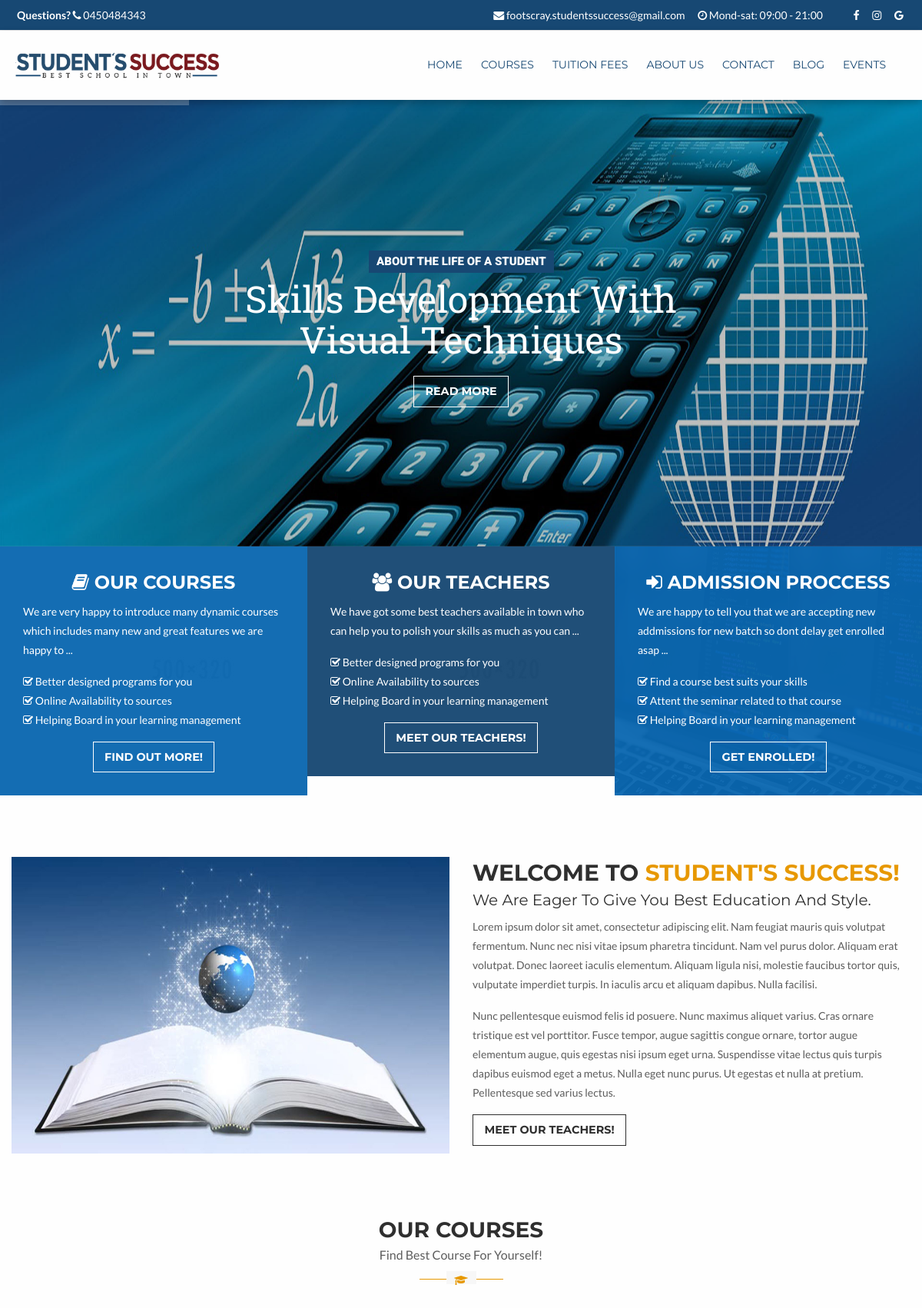
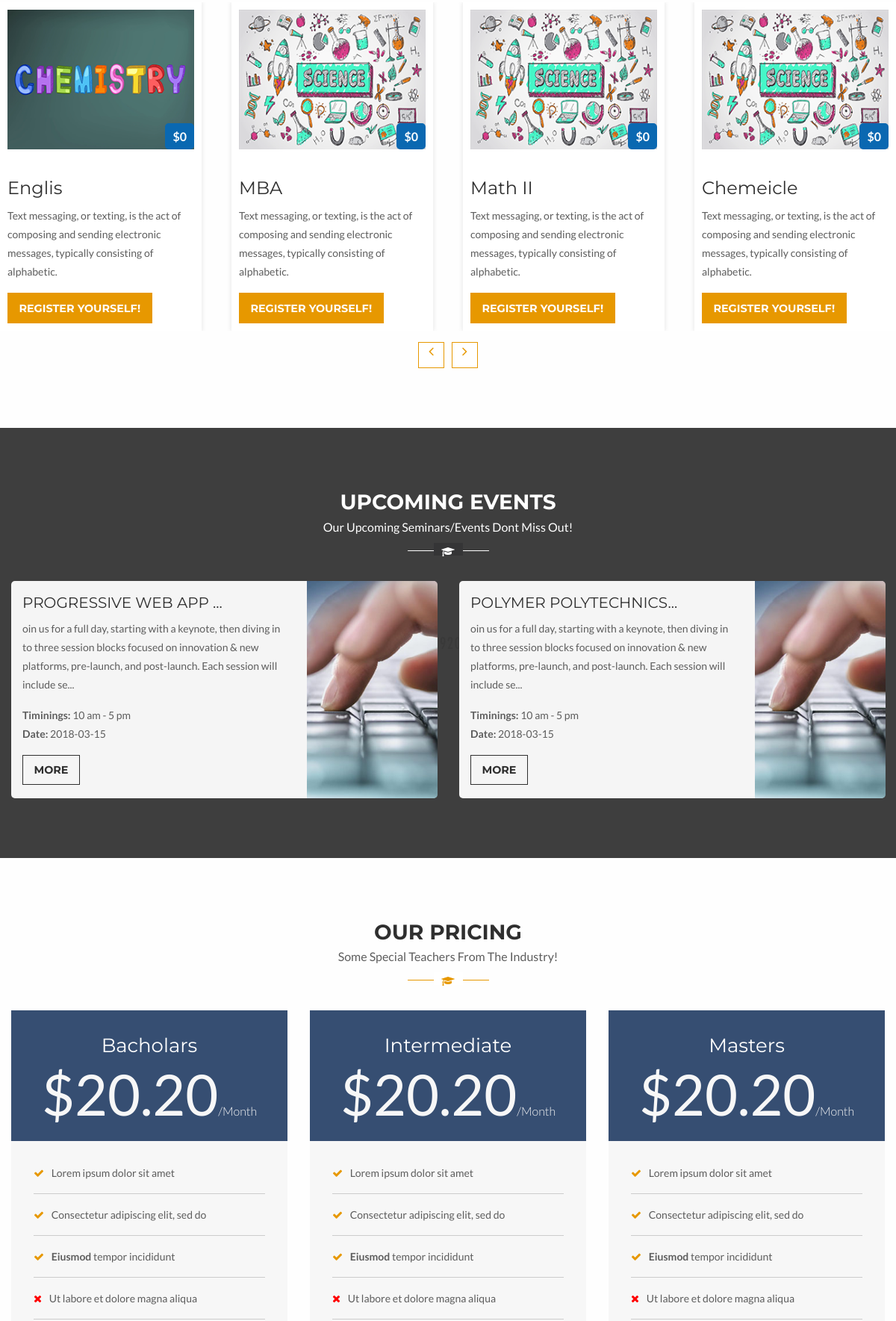
Page /website/index.php (upper part) on the committed database (2 pictures, top to bottom).
### tables this page shows
CREATE TABLE `courses` (
  `course_id` int(20) NOT NULL,
  `category_id` int(20) NOT NULL,
  `course_name` varchar(225) NOT NULL,
  `course_image` varchar(255) NOT NULL,
  `course_desc` text NOT NULL,
  `course_price` varchar(20) NOT NULL
);

CREATE TABLE `events` (
  `event_id` bigint(20) NOT NULL,
  `event_title` varchar(255) NOT NULL,
  `event_content` text NOT NULL,
  `event_time` varchar(20) NOT NULL,
  `event_date` date NOT NULL,
  `event_location` varchar(255) NOT NULL,
  `call_to_hlep` int(20) NOT NULL,
  `event_image` varchar(255) NOT NULL
);

### website/application/views/home/HomeView.php (the view, shortened to what the rows shown need)
<div class="welcome-message module">
	<div class="row">
        <div class="medium-6 small-12 columns">
        	<h2>Welcome to <span>Student's Success!</span></h2>
        </div>
    </div>
</div>
<div class="our-teachers module grey-bg">
    <div class="row">
        <div class="section-title-wrapper">
            <div class="section-title">
                <h2>Our Courses</h2>
            </div>
        </div>
        <div class="teachers-wrapper">
            <?php if (!empty($new_courses)): $i=0;?>
            <?php foreach ($new_courses as $course): $i++;?>
            <div class="teacher">
                <div class="course">
                            <div class="course-thumb">
                                <img src="<?php echo $this->config->item('image_path').$course['course_image']; ?>" alt="Graphic Design" />
                                <div class="price-tag">$<?php echo $course['course_price']; ?></div>
                            </div>
                            <h3><?php echo $course['course_name']; ?></h3>
                            <p><?php echo $course['course_desc']; ?></p>
                            <a href="<?php echo base_url('Home/Contact'); ?>" class="secondary button">Register Yourself!</a>
                        </div>
            </div>
            <?php endforeach ?>
            <?php endif ?>
        </div>
    </div>
</div>
<div class="seminar-events module" id="events">
	<div class="row">
    	<div class="section-title-wrapper light-title">
            <div class="section-title">
                <h2>Upcoming Events</h2>
            </div>
        </div>
        <div class="events-wrapper">
            <div class="medium-6 small-12 columns">
                <div class="event">
                    <div class="medium-8 small-12 columns event-data">
                        <h4><a href="<?php echo base_url('Events/EventDetails/').$new_event[0]['event_id'] ?>">
                            <?php echo substr($new_event[0]['event_title'], 0,20); ?>...</a></h4>
                       <?php echo substr($new_event[0]['event_content'], 0,190); ?>...
                        <p><strong>Timinings:</strong>
                         <?php echo $new_event[0]['event_time']; ?>
                        <br><strong>Date:</strong> <?php echo $new_event[0]['event_date']; ?></p>
                        <a href="<?php echo base_url('Events/EventDetails/').$new_event[0]['event_id'] ?>" class="button primary bordered-dark">More</a>
                    </div>
                </div>
            </div>
        </div>
            <div class="medium-6 small-12 columns">
            	<div class="event">
            		<div class="medium-8 small-12 columns event-data">
                    	<h4><a href="<?php echo base_url('Events/EventDetails/').$new_event[1]['event_id'] ?>"><?php echo substr($new_event[1]['event_title'], 0,20); ?>...</a></h4>
                       <?php echo substr($new_event[1]['event_content'], 0,190); ?>...
                        <p><strong>Timinings:</strong>
                         <?php echo $new_event[1]['event_time']; ?>
                        <br><strong>Date:</strong> <?php echo $new_event[1]['event_date']; ?></p>
                        <a href="<?php echo base_url('Events/EventDetails/').$new_event[1]['event_id'] ?>" class="button primary bordered-dark">More</a>
                    </div>
                </div>
            </div>
        </div>
    </div>
</div>
<div class="module">
    <div class="row">
        <div class="section-title-wrapper">
            <div class="section-title">
                <h2>Our Pricing</h2>
            </div>
        </div>
    </div>
</div>

### rows in the picture
courses: course_image (picture), course_price "0", course_name "Englis", course_desc "Text messaging, or texting, is the act of composing and sending electronic messages, typically consisting of alphabetic."
courses: course_image (picture), course_price "0", course_name "MBA", course_desc "Text messaging, or texting, is the act of composing and sending electronic messages, typically consisting of alphabetic."
courses: course_image (picture), course_price "0", course_name "Math II", course_desc "Text messaging, or texting, is the act of composing and sending electronic messages, typically consisting of alphabetic."
courses: course_image (picture), course_price "0", course_name "Chemeicle", course_desc "Text messaging, or texting, is the act of composing and sending electronic messages, typically consisting of alphabetic."
events: event_title "PROGRESSIVE WEB APP", event_content "oin us for a full day, starting with a keynote, then diving in to three session blocks focused on innovation & new platforms, pre-launch, and post-launch. Each session will include se", event_time "10 am - 5 pm", event_date "2018-03-15"
events: event_title "POLYMER POLYTECHNICS", event_content "oin us for a full day, starting with a keynote, then diving in to three session blocks focused on innovation & new platforms, pre-launch, and post-launch. Each session will include se", event_time "10 am - 5 pm", event_date "2018-03-15"
